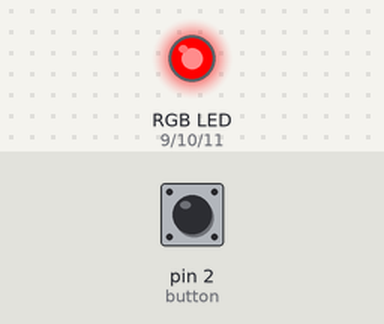
This sketch was run on a simulated Arduino Uno, built with avr-gcc and run on an emulated ATmega328P. Shown: an RGB LED mixed from three pins (HIGH = lit). The test bench sets the inputs (shaded band); at power-on: pin 2 (button) HIGH.

Above: at 1.2 s.
1.3 s: pin 2 (button) pulled LOW for 3.2 s
At 2.4 s:
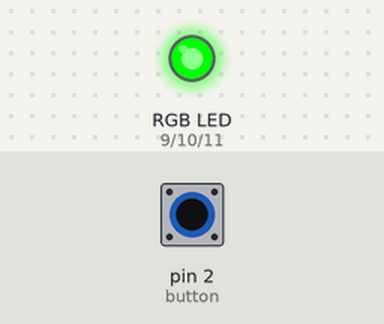
6.0 s: pin 2 (button) pulled LOW for 0.15 s
At 6.3 s:
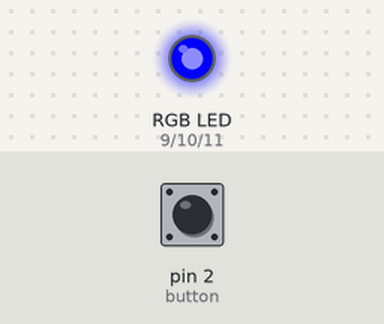
7.6 s: pin 2 (button) pulled LOW for 1 s
At 8.7 s:
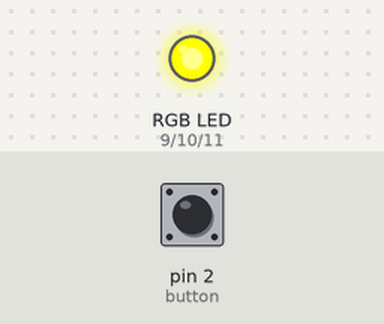
10.1 s: pin 2 (button) pulled LOW for 0.15 s
At 10.6 s:
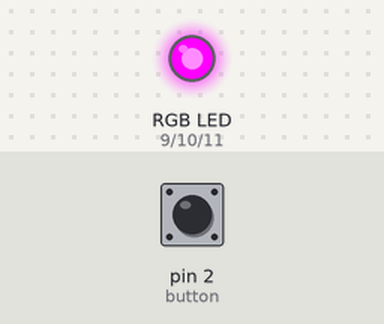
11.7 s: pin 2 (button) pulled LOW for 0.15 s
At 12.9 s:
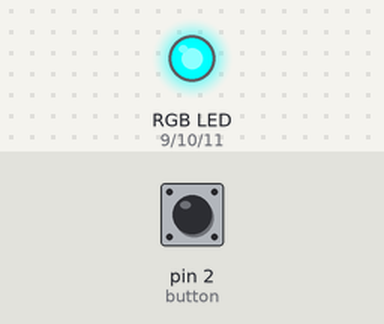
13.3 s: pin 2 (button) pulled LOW for 1 s
At 14.2 s:
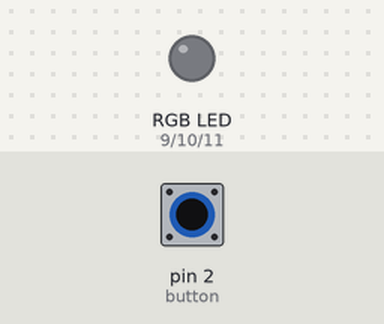
Timing chart, 0 to 16.3 s (numbered marks = the images above; inputs shaded):
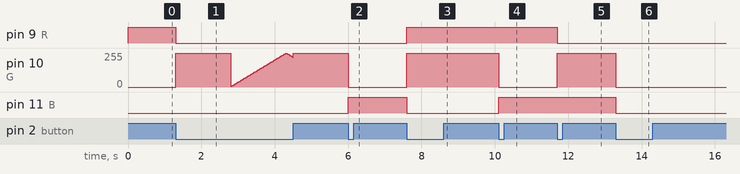

Measured:
- after the input at 1.3 s, pin 9 (R): HIGH → LOW at once
- after the input at 6.0 s, pin 10 (G): 255/255 → 0/255 at once; pin 11 (B): LOW → HIGH at once
- after the input at 7.6 s, pin 9 (R): LOW → HIGH at once; pin 10 (G): 0/255 → 255/255 at once; pin 11 (B): HIGH → LOW at once
- after the input at 10.1 s, pin 10 (G): 255/255 → 0/255 at once; pin 11 (B): LOW → HIGH at once
- after the input at 11.7 s, pin 9 (R): HIGH → LOW at once; pin 10 (G): 0/255 → 255/255 at once
- after the input at 13.3 s, pin 10 (G): 255/255 → 0/255 at once; pin 11 (B): HIGH → LOW at once

The sketch:

1123_HW3.1.ino
```cpp
const int button = 2;
const int R = 9;
const int G = 10;
const int B = 11;

int mode = 0;                // 0~7 前7單色，第8快速閃
bool pressed = false;
unsigned long pressStartTime = 0;
bool breathing = false;       // 長按呼吸燈模式
unsigned long lastBreatheTime = 0;
float brightness = 0;         // 呼吸燈亮度
float fadeAmount = 5;
unsigned long lastFlashTime = 0;

void setup() {
  pinMode(button, INPUT_PULLUP);
  pinMode(R, OUTPUT);
  pinMode(G, OUTPUT);
  pinMode(B, OUTPUT);
  setColor(mode); // 初始顏色
}

void loop() {
  unsigned long currentMillis = millis();
  int state = digitalRead(button);

  // ⭐ 按鈕剛被按下
  if (state == LOW && !pressed) {
    pressed = true;
    pressStartTime = currentMillis;

    if(!breathing){
      mode++;
      if(mode > 7) mode = 0; // 循環到第1顏色

      if(mode < 7) setColor(mode);  // 0~6單色
      else lastFlashTime = currentMillis; // 第8下快速閃爍初始化
    }

    delay(20); // 去彈跳
  }

  // ⭐ 長按觸發呼吸燈
  if(state == LOW && pressed && !breathing){
    if(currentMillis - pressStartTime >= 1500){
      breathing = true;
      brightness = 0;
      fadeAmount = 5;
    }
  }

  // ⭐ 放開按鈕 → 結束呼吸燈
  if(state == HIGH){
    pressed = false;
    if(breathing){
      breathing = false;
      if(mode < 7) setColor(mode);
      else lastFlashTime = currentMillis; // 回到快速閃爍模式
    }
  }

  // ===== 模式控制 =====
  if(mode == 7 && !breathing){
    // 第8下快速閃爍
    if(currentMillis - lastFlashTime >= 200){ // 每200ms切下一顏色
      lastFlashTime = currentMillis;
      modeColorFlash();
    }
  }

  if(breathing){
    // 呼吸燈效果（當前單色）
    if(currentMillis - lastBreatheTime >= 30){
      lastBreatheTime = currentMillis;
      brightness += fadeAmount;
      if(brightness <= 0 || brightness >= 255) fadeAmount = -fadeAmount;

      int r=0,g=0,b=0;
      if(mode < 7){
        switch(mode){
          case 0: r=brightness; break;
          case 1: g=brightness; break;
          case 2: b=brightness; break;
          case 3: r=brightness; g=brightness; break;
          case 4: r=brightness; b=brightness; break;
          case 5: g=brightness; b=brightness; break;
          case 6: r=brightness; g=brightness; b=brightness; break;
        }
      } else {
        // 第8下快速閃顏色呼吸（可套全彩）
        int step = (millis()/200)%7;
        switch(step){
          case 0: r=brightness; g=0; b=0; break;
          case 1: r=0; g=brightness; b=0; break;
          case 2: r=0; g=0; b=brightness; break;
          case 3: r=brightness; g=brightness; b=0; break;
          case 4: r=brightness; g=0; b=brightness; break;
          case 5: r=0; g=brightness; b=brightness; break;
          case 6: r=brightness; g=brightness; b=brightness; break;
        }
      }

      analogWrite(R,r);
      analogWrite(G,g);
      analogWrite(B,b);
    }
  }
}

// ===== 設定單色（短按使用） =====
void setColor(int c){
  switch(c){
    case 0: analogWrite(R,255); analogWrite(G,0); analogWrite(B,0); break;   // 紅
    case 1: analogWrite(R,0); analogWrite(G,255); analogWrite(B,0); break;   // 綠
    case 2: analogWrite(R,0); analogWrite(G,0); analogWrite(B,255); break;   // 藍
    case 3: analogWrite(R,255); analogWrite(G,255); analogWrite(B,0); break; // 黃
    case 4: analogWrite(R,255); analogWrite(G,0); analogWrite(B,255); break; // 紫
    case 5: analogWrite(R,0); analogWrite(G,255); analogWrite(B,255); break; // 青
    case 6: analogWrite(R,0); analogWrite(G,0); analogWrite(B,0); break; // 白
  }
}

// 第8下快速閃顏色
void modeColorFlash(){
  static int flashStep = 0;
  flashStep++;
  if(flashStep>6) flashStep=0;

  switch(flashStep){
    case 0: analogWrite(R,255); analogWrite(G,0); analogWrite(B,0); break;   // 紅
    case 1: analogWrite(R,0); analogWrite(G,255); analogWrite(B,0); break;   // 綠
    case 2: analogWrite(R,0); analogWrite(G,0); analogWrite(B,255); break;   // 藍
    case 3: analogWrite(R,255); analogWrite(G,255); analogWrite(B,0); break; // 黃
    case 4: analogWrite(R,255); analogWrite(G,0); analogWrite(B,255); break; // 紫
    case 5: analogWrite(R,0); analogWrite(G,255); analogWrite(B,255); break; // 青
    case 6: analogWrite(R,0); analogWrite(G,0); analogWrite(B,0); break; // 白
  }
}
```
